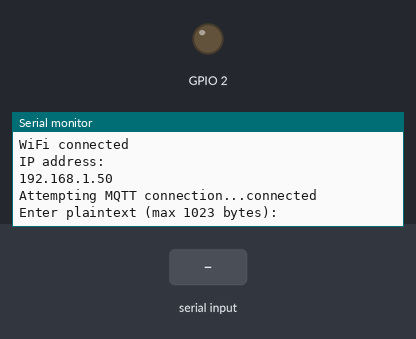
The sketch below on a simulated ESP32. Parts: output pins drawn as LEDs (lit = HIGH), the last lines printed to the serial monitor. The inputs (shaded band) are chosen by the test bench. WiFi joins after 1.5 s; servers stay silent unless stated; random numbers use the default seed unless the sketch sets one; no MQTT or app messages arrive unless stated.

Above: at 2.7 s.
2.8 s: "1\n" received over Serial
At 4.0 s:
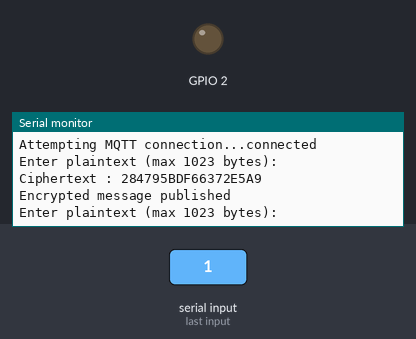
4.3 s: "0\n" received over Serial
At 5.3 s:
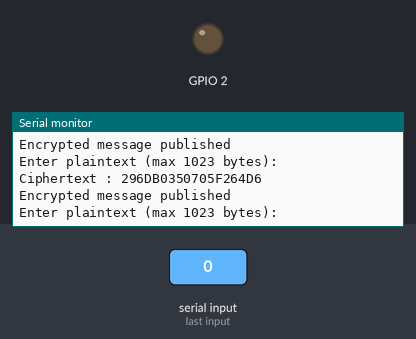
5.8 s: "2\n" received over Serial
At 6.5 s:
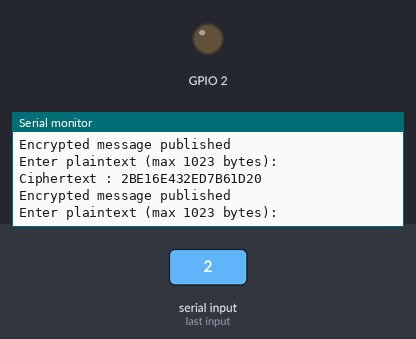

Measured:
- after the input at 2.8 s, the serial monitor: prints a new line at once (image 1)
- after the input at 4.3 s, the serial monitor: prints a new line at once (image 2)
- after the input at 5.8 s, the serial monitor: prints a new line at once (image 3)

The sketch:

mqtt_publish_ciphertext.ino
```cpp
#include <WiFi.h>
#include <PubSubClient.h>
#include <stdio.h>
#include <stdlib.h>
#include <string.h>
#include <Wire.h>
#include "api.h"
#include "encrypt.h"

// Update these with values suitable for your network.
#define KEY_LEN 16
#define IV_LEN 12
#define MAX_MSG_LEN 1024

const char* ssid = "Rapael gimang";
const char* password = "katasandi";
const char* mqtt_server = "broker.mqtt-dashboard.com";

WiFiClient espClient;
PubSubClient client(espClient);
unsigned long lastMsg = 0;
#define MSG_BUFFER_SIZE	(50)
char msg[MSG_BUFFER_SIZE];
int value = 0;

void setup_wifi() {

  delay(10);
  // We start by connecting to a WiFi network
  Serial.println();
  Serial.print("Connecting to ");
  Serial.println(ssid);

  WiFi.mode(WIFI_STA);
  WiFi.begin(ssid, password);

  while (WiFi.status() != WL_CONNECTED) {
    delay(500);
    Serial.print(".");
  }

  randomSeed(micros());

  Serial.println("");
  Serial.println("WiFi connected");
  Serial.println("IP address: ");
  Serial.println(WiFi.localIP());
}

void callback(char* topic, byte* payload, unsigned int length) {
//   Serial.print("Message arrived [");
//   Serial.print(topic);
//   Serial.print("] :");
//   for (int i = 0; i < length; i++) {
//     Serial.print((char)payload[i]);
//   }
//   Serial.println();

//   Serial.println("Payload length: " + String(length)); // Menampilkan panjang payload
//   char receivedPayload[length + 1];
//   memcpy(receivedPayload, payload, length);
//   receivedPayload[length] = '\0';

//   Serial.println(strcmp(receivedPayload, "on"));
//   Serial.println(strcmp(receivedPayload, "off"));

//   // Mengendalikan LED berdasarkan pesan yang diterima
//   if (strcmp(receivedPayload, "on") == 0) {
//     digitalWrite(BUILTIN_LED, LOW); // Menyalakan LED
//   } else if (strcmp(receivedPayload, "off") == 0) {
//     digitalWrite(BUILTIN_LED, HIGH); // Mematikan LED
//   }
}

void reconnect() {
  // Loop until we're reconnected
  while (!client.connected()) {
    Serial.print("Attempting MQTT connection...");
    // Create a random client ID
    String clientId = "ESP8266Client-";
    clientId += String(random(0xffff), HEX);
    // Attempt to connect
    if (client.connect(clientId.c_str())) {
      Serial.println("connected");
      // Once connected, publish an announcement...
      client.publish("kelompok11", "hello world");
      // ... and resubscribe
      client.subscribe("kelompok11");
    } else {
      Serial.print("failed, rc=");
      Serial.print(client.state());
      Serial.println(" try again in 5 seconds");
      // Wait 5 seconds before retrying
      delay(5000);
    }
  }
}

void setup() {
  pinMode(BUILTIN_LED, OUTPUT);     // Initialize the BUILTIN_LED pin as an output
  Serial.begin(115200);
  setup_wifi();
  client.setServer(mqtt_server, 1883);
  client.setCallback(callback);
}

void loop() {

  if (!client.connected()) {
    reconnect();
  }
  client.loop();

  unsigned char key[KEY_LEN] = "mysecretkey1234";
  unsigned char iv[IV_LEN] = "myniceiv78";
  unsigned char plaintext[MAX_MSG_LEN] = {0};
  unsigned char ciphertext[MAX_MSG_LEN] = {0};

  unsigned long long ciphertext_len = 0;
  unsigned long long plaintext_len = 0;

  Serial.println("Enter plaintext (max 1023 bytes): ");
  while (Serial.available() == 0) {
    ; // tunggu input pengguna
  }
  plaintext_len = Serial.readBytesUntil('\n', plaintext, MAX_MSG_LEN);

  // Tambahkan null-terminator ke plaintext
  plaintext[plaintext_len] = '\0';

  int encrypted = crypto_aead_encrypt(ciphertext, &ciphertext_len, plaintext, plaintext_len, NULL, 0, NULL, iv, key);
  if (encrypted == 0) {
    Serial.print("Ciphertext : ");
    for (unsigned long long i = 0; i < ciphertext_len; i++) {
      Serial.printf("%02X", ciphertext[i]);
    }
    Serial.println("");
    // Convert ciphertext to hexadecimal string
    char hex_ciphertext[ciphertext_len*2 + 1];
    for (unsigned long long i = 0; i < ciphertext_len; i++) {
      sprintf(&hex_ciphertext[i*2], "%02X", ciphertext[i]);
    }
    hex_ciphertext[ciphertext_len*2] = '\0';
    // Publish encrypted message to "kelompok11" topic
    if (client.publish("kelompok11", hex_ciphertext)) {
      Serial.println("Encrypted message published");
    } else {
      Serial.println("Failed to publish encrypted message");
    }
  } else {
    Serial.println("Encryption failed!");
  }
}
```

api.h
```cpp
#define CRYPTO_KEYBYTES 16
#define CRYPTO_NSECBYTES 0
#define CRYPTO_NPUBBYTES 12
#define CRYPTO_ABYTES 8
#define CRYPTO_NOOVERLAP 1
```

encrypt.h
```cpp
/*
     TinyJAMBU-128: 128-bit key, 96-bit IV
     Optimized implementation
     The state consists of four 32-bit registers
     state[3] || state[2] || state[1] || state[0]

     Implemented by: Hongjun Wu
*/

// #include "crypto_aead.h"

#define FrameBitsIV 0x10
#define FrameBitsAD 0x30
#define FrameBitsPC 0x50 // Framebits for plaintext/ciphertext
#define FrameBitsFinalization 0x70

#define NROUND1 128 * 5
#define NROUND2 128 * 8

/*optimized state update function*/
void state_update(unsigned int *state, const unsigned char *key, unsigned int number_of_steps)
{
    unsigned int i;
    unsigned int t1, t2, t3, t4;

    // in each iteration, we compute 128 rounds of the state update function.
    for (i = 0; i < number_of_steps; i = i + 128)
    {
        t1 = (state[1] >> 15) | (state[2] << 17); // 47 = 1*32+15
        t2 = (state[2] >> 6) | (state[3] << 26);  // 47 + 23 = 70 = 2*32 + 6
        t3 = (state[2] >> 21) | (state[3] << 11); // 47 + 23 + 15 = 85 = 2*32 + 21
        t4 = (state[2] >> 27) | (state[3] << 5);  // 47 + 23 + 15 + 6 = 91 = 2*32 + 27
        state[0] ^= t1 ^ (~(t2 & t3)) ^ t4 ^ ((unsigned int *)key)[0];

        t1 = (state[2] >> 15) | (state[3] << 17);
        t2 = (state[3] >> 6) | (state[0] << 26);
        t3 = (state[3] >> 21) | (state[0] << 11);
        t4 = (state[3] >> 27) | (state[0] << 5);
        state[1] ^= t1 ^ (~(t2 & t3)) ^ t4 ^ ((unsigned int *)key)[1];

        t1 = (state[3] >> 15) | (state[0] << 17);
        t2 = (state[0] >> 6) | (state[1] << 26);
        t3 = (state[0] >> 21) | (state[1] << 11);
        t4 = (state[0] >> 27) | (state[1] << 5);
        state[2] ^= t1 ^ (~(t2 & t3)) ^ t4 ^ ((unsigned int *)key)[2];

        t1 = (state[0] >> 15) | (state[1] << 17);
        t2 = (state[1] >> 6) | (state[2] << 26);
        t3 = (state[1] >> 21) | (state[2] << 11);
        t4 = (state[1] >> 27) | (state[2] << 5);
        state[3] ^= t1 ^ (~(t2 & t3)) ^ t4 ^ ((unsigned int *)key)[3];
    }
}

// The initialization
/* The input to initialization is the 128-bit key; 96-bit IV;*/
void initialization(const unsigned char *key, const unsigned char *iv, unsigned int *state)
{
    int i;

    // initialize the state as 0
    for (i = 0; i < 4; i++)
        state[i] = 0;

    // update the state with the key
    state_update(state, key, NROUND2);

    // introduce IV into the state
    for (i = 0; i < 3; i++)
    {
        state[1] ^= FrameBitsIV;
        state_update(state, key, NROUND1);
        state[3] ^= ((unsigned int *)iv)[i];
    }
}

// process the associated data
void process_ad(const unsigned char *k, const unsigned char *ad, unsigned long long adlen, unsigned int *state)
{
    unsigned long long i;
    unsigned int j;

    for (i = 0; i < (adlen >> 2); i++)
    {
        state[1] ^= FrameBitsAD;
        state_update(state, k, NROUND1);
        state[3] ^= ((unsigned int *)ad)[i];
    }

    // if adlen is not a multiple of 4, we process the remaining bytes
    if ((adlen & 3) > 0)
    {
        state[1] ^= FrameBitsAD;
        state_update(state, k, NROUND1);
        for (j = 0; j < (adlen & 3); j++)
            ((unsigned char *)state)[12 + j] ^= ad[(i << 2) + j];
        state[1] ^= adlen & 3;
    }
}

// encrypt plaintext
int crypto_aead_encrypt(
    unsigned char *c, unsigned long long *clen,
    const unsigned char *m, unsigned long long mlen,
    const unsigned char *ad, unsigned long long adlen,
    const unsigned char *nsec,
    const unsigned char *npub,
    const unsigned char *k)
{
    unsigned long long i;
    unsigned int j;
    unsigned char mac[8];
    unsigned int state[4];

    // initialization stage
    initialization(k, npub, state);

    // process the associated data
    process_ad(k, ad, adlen, state);

    // process the plaintext
    for (i = 0; i < (mlen >> 2); i++)
    {
        state[1] ^= FrameBitsPC;
        state_update(state, k, NROUND2);
        state[3] ^= ((unsigned int *)m)[i];
        ((unsigned int *)c)[i] = state[2] ^ ((unsigned int *)m)[i];
    }
    // if mlen is not a multiple of 4, we process the remaining bytes
    if ((mlen & 3) > 0)
    {
        state[1] ^= FrameBitsPC;
        state_update(state, k, NROUND2);
        for (j = 0; j < (mlen & 3); j++)
        {
            ((unsigned char *)state)[12 + j] ^= m[(i << 2) + j];
            c[(i << 2) + j] = ((unsigned char *)state)[8 + j] ^ m[(i << 2) + j];
        }
        state[1] ^= mlen & 3;
    }

    // finalization stage, we assume that the tag length is 8 bytes
    state[1] ^= FrameBitsFinalization;
    state_update(state, k, NROUND2);
    ((unsigned int *)mac)[0] = state[2];

    state[1] ^= FrameBitsFinalization;
    state_update(state, k, NROUND1);
    ((unsigned int *)mac)[1] = state[2];

    *clen = mlen + 8;
    for (j = 0; j < 8; j++)
        c[mlen + j] = mac[j];

    return 0;
}

// decrypt a message
int crypto_aead_decrypt(
    unsigned char *m, unsigned long long *mlen,
    unsigned char *nsec,
    const unsigned char *c, unsigned long long clen,
    const unsigned char *ad, unsigned long long adlen,
    const unsigned char *npub,
    const unsigned char *k)
{
    unsigned long long i;
    unsigned int j, check = 0;
    unsigned char mac[8];
    unsigned int state[4];

    *mlen = clen - 8;

    // initialization stage
    initialization(k, npub, state);

    // process the associated data
    process_ad(k, ad, adlen, state);

    // process the ciphertext
    for (i = 0; i < (*mlen >> 2); i++)
    {
        state[1] ^= FrameBitsPC;
        state_update(state, k, NROUND2);
        ((unsigned int *)m)[i] = state[2] ^ ((unsigned int *)c)[i];
        state[3] ^= ((unsigned int *)m)[i];
    }
    // if mlen is not a multiple of 4, we process the remaining bytes
    if ((*mlen & 3) > 0)
    {
        state[1] ^= FrameBitsPC;
        state_update(state, k, NROUND2);
        for (j = 0; j < (*mlen & 3); j++)
        {
            m[(i << 2) + j] = c[(i << 2) + j] ^ ((unsigned char *)state)[8 + j];
            ((unsigned char *)state)[12 + j] ^= m[(i << 2) + j];
        }
        state[1] ^= *mlen & 3;
    }

    // finalization stage, we assume that the tag length is 8 bytes
    state[1] ^= FrameBitsFinalization;
    state_update(state, k, NROUND2);
    ((unsigned int *)mac)[0] = state[2];

    state[1] ^= FrameBitsFinalization;
    state_update(state, k, NROUND1);
    ((unsigned int *)mac)[1] = state[2];

    // verification of the authentication tag
    for (j = 0; j < 8; j++)
    {
        check |= (mac[j] ^ c[clen - 8 + j]);
    }
    if (check == 0)
        return 0;
    else
        return -1;
}
```
